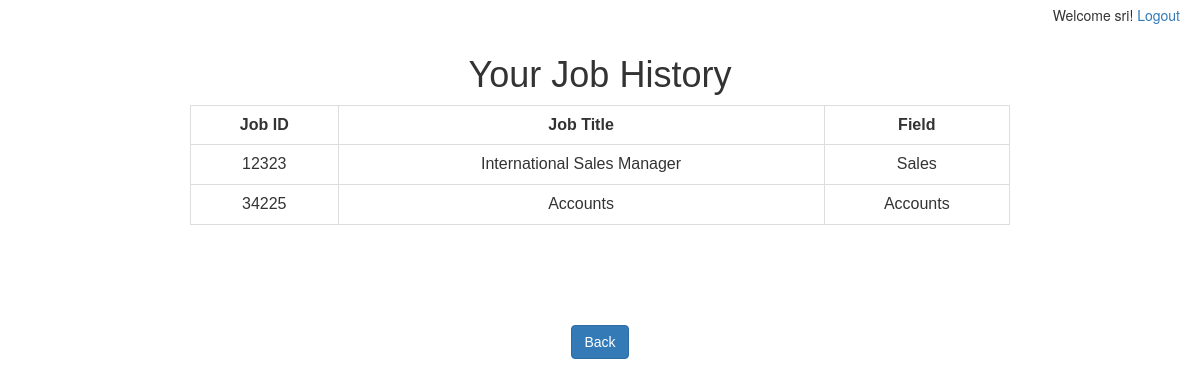
Page /viewjobhistory.php (signed in) on the committed database.
### tables this page shows
CREATE TABLE IF NOT EXISTS `job` (
  `ID` int(11) NOT NULL AUTO_INCREMENT,
  `JOB_ID` varchar(30) NOT NULL,
  `Title` varchar(30) NOT NULL,
  `Location` varchar(30) NOT NULL,
  `Field` varchar(30) NOT NULL,
  `Description_ID` int(11) NOT NULL,
  `Job_Type` varchar(30) NOT NULL,
  PRIMARY KEY (`ID`,`JOB_ID`),
  UNIQUE KEY `Description_ID` (`Description_ID`),
  UNIQUE KEY `JOB_ID` (`JOB_ID`)
);

### viewjobhistory.php (the view, shortened to what this page needs)
<html>
<head>
<link rel="stylesheet" href="http://maxcdn.bootstrapcdn.com/bootstrap/3.3.5/css/bootstrap.min.css">
<link rel="stylesheet" type="text/css" href="css\history.css">
</head>
<?php
require_once 'banner.php';
?>
<?php
	$db = Database::getInstance();
    $mysqli = $db->getConnection();
	$query = "SELECT * FROM `jobhistory` WHERE `Register_ID` = " . $_SESSION["Register_Id"];
	$result = $mysqli->query($query);
	echo "<div id=\"history\" >";
	echo "<h1> Your Job History </h1>";
	echo "<table class=\"table table-bordered\">";
	echo "<tr><th>Job ID</th><th>Job Title </th><th> Field </th></tr>";
	if($result->num_rows > 0){
		while($row = $result->fetch_assoc()) {
			$query1 = "SELECT `JOB_ID`,`Title`,`Field` FROM `job` WHERE `JOB_ID` = " . $row["Job_ID"];
			$res = $mysqli->query($query1);
			if ($res->num_rows > 0) {
				while($row1 = $res->fetch_assoc()) {
					echo "<tr><td>" . $row1["JOB_ID"] . "</td><td>" . $row1["Title"] . "</td><td>" . $row1["Field"] . "</tr></td>";
				}
			}
		}
	}
	echo "</table>";
?>
<body>
<div id="btn">
<button type="button" id ="back" class="btn btn-primary" onClick="document.location.href='home.php'">Back</button>
</div>
</div>
</html>

### css/history.css (style rules this page uses)
table { text-align:center; margin: 0 auto; }
th { text-align:center; margin: 0 auto; }
#history { height:70%; width:70%; margin: 0 auto; padding: 10px; text-align:center; font-size:30px; font-family:Century Gothic, sans-serif; }
#btn { margin: 100px auto; }

### rows in the picture
job: JOB_ID "12323", Title "International Sales Manager", Field "Sales"
job: JOB_ID "34225", Title "Accounts", Field "Accounts"

### other values in the picture
$uname "sri"
